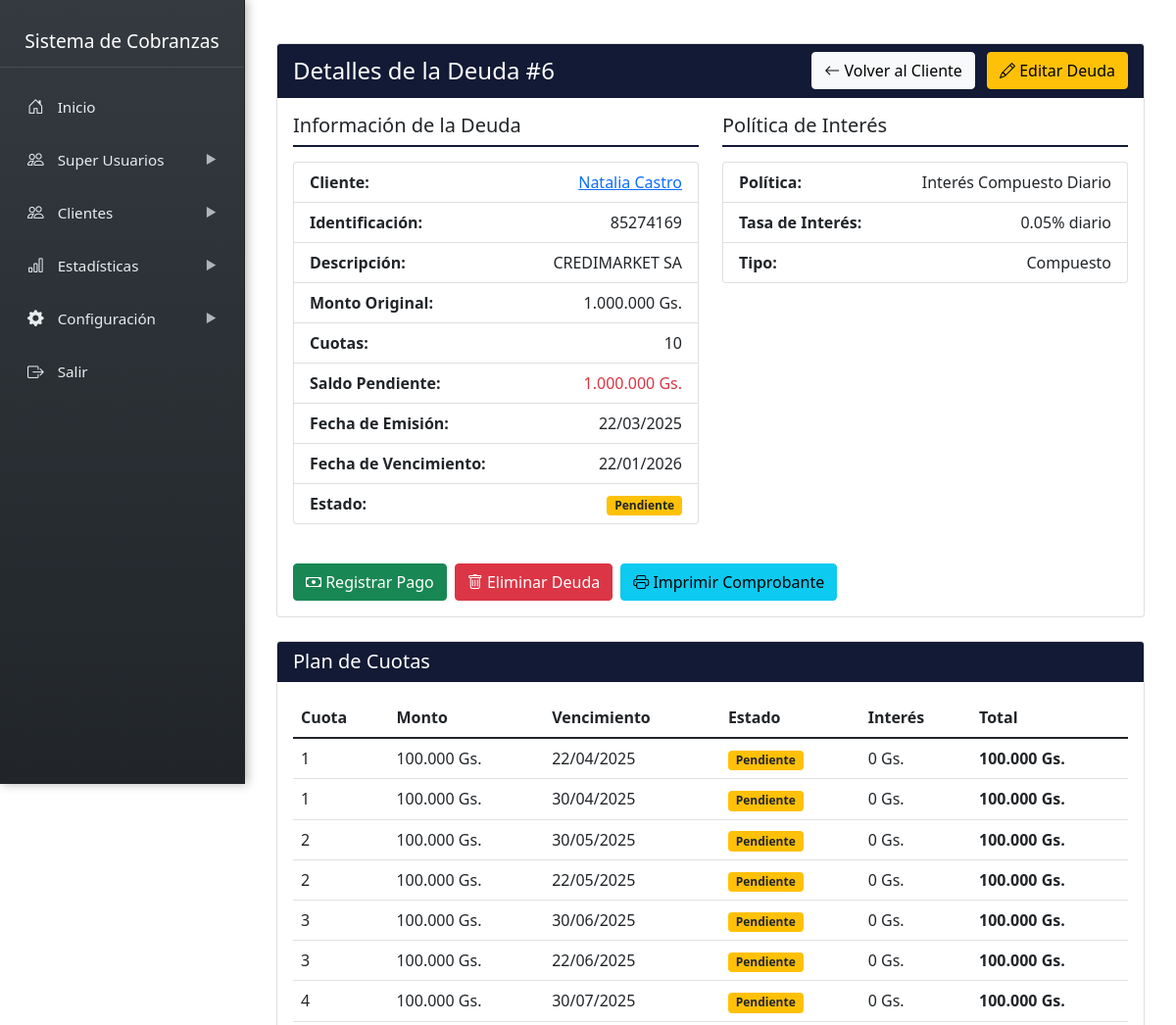
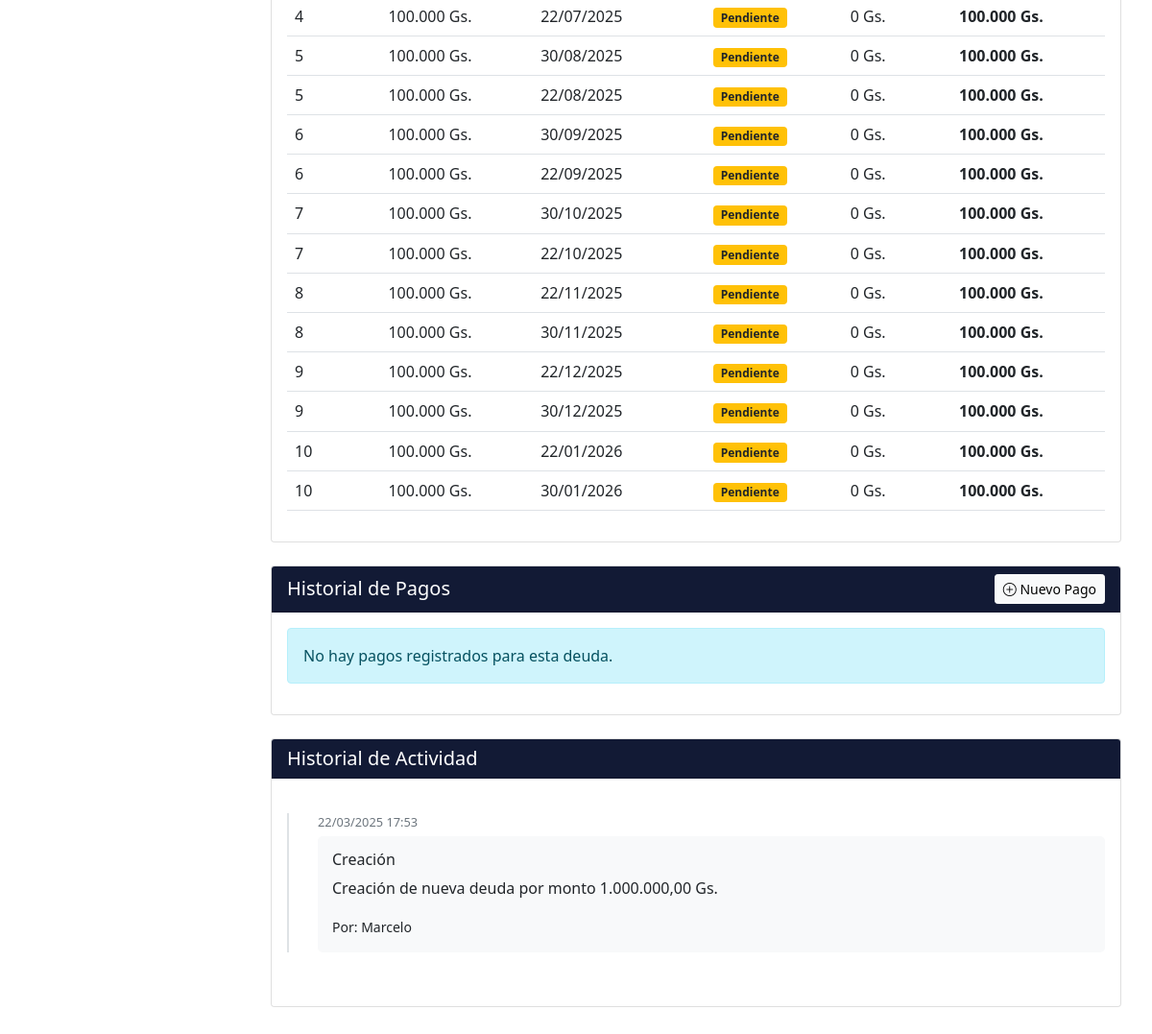
The app's page /admin/sidebar/clientes/deudas/ver_deuda.php?id=6 with its own data (2 pictures, top to bottom).
### tables this page shows
CREATE TABLE `deudas` (
  `id` int NOT NULL,
  `cliente_id` int NOT NULL,
  `politica_interes_id` int NOT NULL,
  `notas` text,
  `monto` decimal(12,2) NOT NULL,
  `cuotas` int NOT NULL DEFAULT '1',
  `fecha_emision` date NOT NULL,
  `saldo_pendiente` decimal(12,2) NOT NULL,
  `interes_acumulado` decimal(12,2) DEFAULT '0.00',
  `ultima_actualizacion_interes` date DEFAULT NULL,
  `descripcion` text,
  `fecha_vencimiento` date NOT NULL,
  `estado` enum('pendiente','pagado','vencido','cancelado') DEFAULT 'pendiente',
  `created_at` timestamp NULL DEFAULT CURRENT_TIMESTAMP,
  `monto_cuota` decimal(12,2) GENERATED ALWAYS AS ((`monto` / `cuotas`)) STORED
);

CREATE TABLE `clientes` (
  `id` int NOT NULL,
  `nombre` varchar(200) NOT NULL,
  `identificacion` varchar(20) DEFAULT NULL,
  `direccion` text,
  `ubicacion_link` text,
  `telefono` varchar(20) DEFAULT NULL,
  `email` varchar(100) DEFAULT NULL,
  `created_at` timestamp NULL DEFAULT CURRENT_TIMESTAMP,
  `imagen` varchar(255) NOT NULL DEFAULT 'default.png',
  `password` varchar(255) DEFAULT NULL
);

CREATE TABLE `politicas_interes` (
  `id` int NOT NULL,
  `nombre` varchar(100) NOT NULL,
  `tipo` enum('simple','compuesto','escalonado') NOT NULL,
  `periodo` enum('diario','mensual','anual') NOT NULL DEFAULT 'mensual',
  `tasa` decimal(5,2) NOT NULL,
  `tasa_escalonada_json` json DEFAULT NULL,
  `penalizacion_fija` decimal(12,2) DEFAULT NULL,
  `dias_penalizacion` int DEFAULT NULL,
  `fecha_inicio` date NOT NULL,
  `fecha_fin` date DEFAULT NULL,
  `activa` tinyint(1) DEFAULT '1',
  `created_at` timestamp NULL DEFAULT CURRENT_TIMESTAMP
);

CREATE TABLE `cuotas_deuda` (
  `id` int NOT NULL,
  `deuda_id` int NOT NULL,
  `numero_cuota` int NOT NULL,
  `monto_cuota` decimal(12,2) NOT NULL,
  `interes_acumulado` decimal(12,2) DEFAULT '0.00',
  `fecha_vencimiento` date NOT NULL,
  `estado` enum('pendiente','pagado','vencido') DEFAULT 'pendiente',
  `created_at` timestamp NULL DEFAULT CURRENT_TIMESTAMP
);

CREATE TABLE `historial_deudas` (
  `id` int NOT NULL,
  `deuda_id` int NOT NULL,
  `usuario_id` int NOT NULL,
  `accion` varchar(50) NOT NULL,
  `detalle` text,
  `created_at` timestamp NULL DEFAULT CURRENT_TIMESTAMP
);

CREATE TABLE `usuarios` (
  `id` int NOT NULL,
  `rol_id` int NOT NULL,
  `nombre` varchar(100) NOT NULL,
  `email` varchar(100) NOT NULL,
  `password` varchar(255) NOT NULL,
  `activo` tinyint(1) DEFAULT '1',
  `created_at` timestamp NULL DEFAULT CURRENT_TIMESTAMP,
  `imagen` varchar(255) NOT NULL DEFAULT 'default.png',
  `last_activity` datetime DEFAULT CURRENT_TIMESTAMP
);

### admin/sidebar/clientes/deudas/ver_deuda.php (the view, shortened to what the rows shown need)
<?php include '../../../../admin/include/sidebar.php'; ?>
<?php
require_once '../../cnx.php';
$deuda_id = $_GET['id'];
$query = "SELECT d.*, c.nombre as cliente_nombre, c.id as cliente_id, c.identificacion as cliente_identificacion,
          p.nombre as politica_nombre, p.tasa, p.tipo as politica_tipo, p.periodo as politica_periodo
          FROM deudas d
          JOIN clientes c ON d.cliente_id = c.id
          JOIN politicas_interes p ON d.politica_interes_id = p.id
          WHERE d.id = ?";
$stmt = $conn->prepare($query);
$stmt->bind_param("i", $deuda_id);
$stmt->execute();
$result = $stmt->get_result();
$deuda = $result->fetch_assoc();
$query_cuotas = "SELECT * FROM cuotas_deuda WHERE deuda_id = ? ORDER BY numero_cuota ASC";
$stmt_cuotas = $conn->prepare($query_cuotas);
$stmt_cuotas->bind_param("i", $deuda_id);
$stmt_cuotas->execute();
$result_cuotas = $stmt_cuotas->get_result();
$query_historial = "SELECT h.*, u.nombre as usuario_nombre
                   FROM historial_deudas h
                   LEFT JOIN usuarios u ON h.usuario_id = u.id
                   WHERE h.deuda_id = ?
                   ORDER BY h.created_at DESC";
$stmt_historial = $conn->prepare($query_historial);
$stmt_historial->bind_param("i", $deuda_id);
$stmt_historial->execute();
$result_historial = $stmt_historial->get_result();
function formatMoney($amount) {
    return number_format($amount, 0, ',', '.') . ' Gs.';
}
function getEstadoBadge($estado) {
    switch ($estado) {
        case 'pendiente':
            return '<span class="badge bg-warning text-dark">Pendiente</span>';
    }
}
?>
<div class="content-wrapper">
    <div class="container mt-4">
        <div class="row">
            <div class="col-md-12 mb-4">
                <div class="card">
                    <div class="card-body">
                        <div class="row">
                            <div class="col-md-6">
                                <ul class="list-group mb-4">
                                    <li class="list-group-item d-flex justify-content-between">
                                        <strong>Cliente:</strong>
                                        <a href="../cliente_datos.php?id=<?php echo $deuda['cliente_id']; ?>">
                                            <?php echo htmlspecialchars($deuda['cliente_nombre']); ?>
                                        </a>
                                    </li>
                                    <li class="list-group-item d-flex justify-content-between">
                                        <strong>Identificación:</strong>
                                        <span><?php echo htmlspecialchars($deuda['cliente_identificacion']); ?></span>
                                    </li>
                                    <li class="list-group-item d-flex justify-content-between">
                                        <strong>Descripción:</strong>
                                        <span><?php echo htmlspecialchars($deuda['descripcion']); ?></span>
                                    </li>
                                    <li class="list-group-item d-flex justify-content-between">
                                        <strong>Monto Original:</strong>
                                        <span><?php echo formatMoney($deuda['monto']); ?></span>
                                    </li>
                                    <li class="list-group-item d-flex justify-content-between">
                                        <strong>Cuotas:</strong>
                                        <span><?php echo $deuda['cuotas']; ?></span>
                                    </li>
                                    <li class="list-group-item d-flex justify-content-between">
                                        <strong>Saldo Pendiente:</strong>
                                        <span class="<?php echo ($deuda['estado'] == 'pagado') ? 'text-success' : 'text-danger'; ?>">
                                            <?php echo formatMoney($deuda['saldo_pendiente']); ?>
                                        </span>
                                    </li>
                                    <li class="list-group-item d-flex justify-content-between">
                                        <strong>Fecha de Emisión:</strong>
                                        <span><?php echo date('d/m/Y', strtotime($deuda['fecha_emision'])); ?></span>
                                    </li>
                                    <li class="list-group-item d-flex justify-content-between">
                                        <strong>Fecha de Vencimiento:</strong>
                                        <span><?php echo date('d/m/Y', strtotime($deuda['fecha_vencimiento'])); ?></span>
                                    </li>
                                            <?php echo getEstadoBadge($deuda['estado']); ?>
                                </ul>
                            </div>
                            <div class="col-md-6">
                                <ul class="list-group mb-4">
                                    <li class="list-group-item d-flex justify-content-between">
                                        <strong>Política:</strong>
                                        <span><?php echo htmlspecialchars($deuda['politica_nombre']); ?></span>
                                    </li>
                                    <li class="list-group-item d-flex justify-content-between">
                                        <strong>Tasa de Interés:</strong>
                                        <span><?php echo $deuda['tasa']; ?>% <?php echo $deuda['politica_periodo']; ?></span>
                                    </li>
                                    <li class="list-group-item d-flex justify-content-between">
                                        <strong>Tipo:</strong>
                                        <span><?php echo ucfirst(htmlspecialchars($deuda['politica_tipo'])); ?></span>
                                    </li>
                                </ul>
                            </div>
                        </div>
                    </div>
                </div>
            </div>
        </div>
        <div class="card mb-4">
            <div class="card-body">
                <?php if($result_cuotas->num_rows > 0): ?>
                    <div class="table-responsive">
                        <table class="table">
                            <thead>
                                <tr>
                                    <th>Cuota</th>
                                    <th>Monto</th>
                                    <th>Vencimiento</th>
                                    <th>Estado</th>
                                    <th>Interés</th>
                                    <th>Total</th>
                                </tr>
                            </thead>
                            <tbody>
                                <?php while($cuota = $result_cuotas->fetch_assoc()):
                                    $total_cuota = $cuota['monto_cuota'] + $cuota['interes_acumulado'];
                                ?>
                                <tr class="<?php echo ($cuota['estado'] == 'vencido') ? 'table-danger' : (($cuota['estado'] == 'pagado') ? 'table-success' : ''); ?>">
                                    <td><?php echo $cuota['numero_cuota']; ?></td>
                                    <td><?php echo formatMoney($cuota['monto_cuota']); ?></td>
                                    <td><?php echo date('d/m/Y', strtotime($cuota['fecha_vencimiento'])); ?></td>
                                    <td><?php echo getEstadoBadge($cuota['estado']); ?></td>
                                    <td><?php echo formatMoney($cuota['interes_acumulado']); ?></td>
                                    <td><strong><?php echo formatMoney($total_cuota); ?></strong></td>
                                </tr>
                                <?php endwhile; ?>
                            </tbody>
                        </table>
                    </div>
                <?php else: ?>
                    <div class="alert alert-info">
                        No hay cuotas registradas para esta deuda.
                    </div>
                <?php endif; ?>
            </div>
        </div>
        <div class="card mb-4">
            <div class="card-body">
                <?php if($result_historial->num_rows > 0): ?>
                    <div class="timeline">
                        <?php while($historial = $result_historial->fetch_assoc()): ?>
                            <div class="timeline-item">
                                <div class="timeline-date">
                                    <?php echo date('d/m/Y H:i', strtotime($historial['created_at'])); ?>
                                </div>
                                <div class="timeline-content">
                                    <h6><?php echo ucfirst($historial['accion']); ?></h6>
                                    <p><?php echo htmlspecialchars($historial['detalle']); ?></p>
                                    <small>Por: <?php echo htmlspecialchars($historial['usuario_nombre'] ?? 'Sistema'); ?></small>
                                </div>
                            </div>
                        <?php endwhile; ?>
                    </div>
                <?php else: ?>
                    <div class="alert alert-info">
                        No hay registros de actividad para esta deuda.
                    </div>
                <?php endif; ?>
            </div>
        </div>
    </div>
</div>

### records on screen
deudas: cliente.nombre "Natalia Castro", cliente.identificacion "85274169", descripcion "CREDIMARKET SA", monto "1.000.000 Gs.", cuotas "10", saldo_pendiente "1.000.000 Gs.", fecha_emision "22/03/2025", fecha_vencimiento "22/01/2026", politica_interes.nombre "Interés Compuesto Diario", politica_interes.tasa "0.05", politica_interes.periodo "diario", politica_interes.tipo "Compuesto"
cuotas_deuda: numero_cuota "1", monto_cuota "100.000 Gs.", fecha_vencimiento "22/04/2025", estado "Pendiente", interes_acumulado "0 Gs.", formatMoney($total_cuota) "100.000 Gs."
cuotas_deuda: numero_cuota "1", monto_cuota "100.000 Gs.", fecha_vencimiento "30/04/2025", estado "Pendiente", interes_acumulado "0 Gs.", formatMoney($total_cuota) "100.000 Gs."
cuotas_deuda: numero_cuota "2", monto_cuota "100.000 Gs.", fecha_vencimiento "30/05/2025", estado "Pendiente", interes_acumulado "0 Gs.", formatMoney($total_cuota) "100.000 Gs."
cuotas_deuda: numero_cuota "2", monto_cuota "100.000 Gs.", fecha_vencimiento "22/05/2025", estado "Pendiente", interes_acumulado "0 Gs.", formatMoney($total_cuota) "100.000 Gs."
cuotas_deuda: numero_cuota "3", monto_cuota "100.000 Gs.", fecha_vencimiento "30/06/2025", estado "Pendiente", interes_acumulado "0 Gs.", formatMoney($total_cuota) "100.000 Gs."
cuotas_deuda: numero_cuota "3", monto_cuota "100.000 Gs.", fecha_vencimiento "22/06/2025", estado "Pendiente", interes_acumulado "0 Gs.", formatMoney($total_cuota) "100.000 Gs."
cuotas_deuda: numero_cuota "4", monto_cuota "100.000 Gs.", fecha_vencimiento "30/07/2025", estado "Pendiente", interes_acumulado "0 Gs.", formatMoney($total_cuota) "100.000 Gs."
cuotas_deuda: numero_cuota "4", monto_cuota "100.000 Gs.", fecha_vencimiento "22/07/2025", estado "Pendiente", interes_acumulado "0 Gs.", formatMoney($total_cuota) "100.000 Gs."
cuotas_deuda: numero_cuota "5", monto_cuota "100.000 Gs.", fecha_vencimiento "30/08/2025", estado "Pendiente", interes_acumulado "0 Gs.", formatMoney($total_cuota) "100.000 Gs."
cuotas_deuda: numero_cuota "5", monto_cuota "100.000 Gs.", fecha_vencimiento "22/08/2025", estado "Pendiente", interes_acumulado "0 Gs.", formatMoney($total_cuota) "100.000 Gs."
cuotas_deuda: numero_cuota "6", monto_cuota "100.000 Gs.", fecha_vencimiento "30/09/2025", estado "Pendiente", interes_acumulado "0 Gs.", formatMoney($total_cuota) "100.000 Gs."
cuotas_deuda: numero_cuota "6", monto_cuota "100.000 Gs.", fecha_vencimiento "22/09/2025", estado "Pendiente", interes_acumulado "0 Gs.", formatMoney($total_cuota) "100.000 Gs."
cuotas_deuda: numero_cuota "7", monto_cuota "100.000 Gs.", fecha_vencimiento "30/10/2025", estado "Pendiente", interes_acumulado "0 Gs.", formatMoney($total_cuota) "100.000 Gs."
cuotas_deuda: numero_cuota "7", monto_cuota "100.000 Gs.", fecha_vencimiento "22/10/2025", estado "Pendiente", interes_acumulado "0 Gs.", formatMoney($total_cuota) "100.000 Gs."
cuotas_deuda: numero_cuota "8", monto_cuota "100.000 Gs.", fecha_vencimiento "22/11/2025", estado "Pendiente", interes_acumulado "0 Gs.", formatMoney($total_cuota) "100.000 Gs."
cuotas_deuda: numero_cuota "8", monto_cuota "100.000 Gs.", fecha_vencimiento "30/11/2025", estado "Pendiente", interes_acumulado "0 Gs.", formatMoney($total_cuota) "100.000 Gs."
cuotas_deuda: numero_cuota "9", monto_cuota "100.000 Gs.", fecha_vencimiento "22/12/2025", estado "Pendiente", interes_acumulado "0 Gs.", formatMoney($total_cuota) "100.000 Gs."
cuotas_deuda: numero_cuota "9", monto_cuota "100.000 Gs.", fecha_vencimiento "30/12/2025", estado "Pendiente", interes_acumulado "0 Gs.", formatMoney($total_cuota) "100.000 Gs."
cuotas_deuda: numero_cuota "10", monto_cuota "100.000 Gs.", fecha_vencimiento "22/01/2026", estado "Pendiente", interes_acumulado "0 Gs.", formatMoney($total_cuota) "100.000 Gs."
cuotas_deuda: numero_cuota "10", monto_cuota "100.000 Gs.", fecha_vencimiento "30/01/2026", estado "Pendiente", interes_acumulado "0 Gs.", formatMoney($total_cuota) "100.000 Gs."
historial_deudas: created_at "22/03/2025 17:53", accion "Creación", detalle "Creación de nueva deuda por monto 1.000.000,00 Gs.", usuario.nombre "Marcelo"

### other values on screen
$deuda_id "6"
